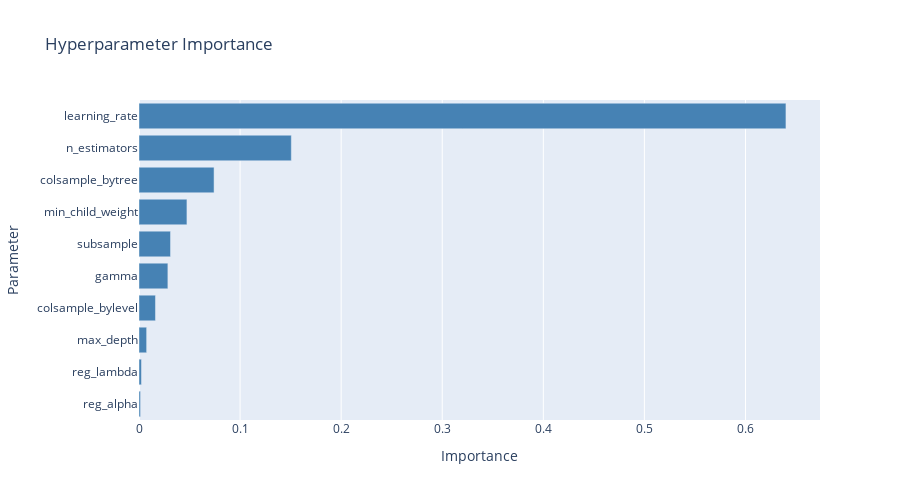

This figure's notebook cell:
### Code cell
# Plot parameter importance
fig = plot_param_importance(study)
if fig:
    fig.show()

### Figure 1 — Plotly figure (JSON) as saved in the notebook; plotly's stock layout.template omitted (floating-point values rounded to 4 significant figures)
{"data": [{"marker": {"color": "steelblue"}, "orientation": "h", "type": "bar", "x": [0.64, 0.1507, 0.07426, 0.04742, 0.03119, 0.02858, 0.01629, 0.007562, 0.002432, 0.001521], "y": ["learning_rate", "n_estimators", "colsample_bytree", "min_child_weight", "subsample", "gamma", "colsample_bylevel", "max_depth", "reg_lambda", "reg_alpha"]}], "layout": {"height": 500, "title": {"text": "Hyperparameter Importance"}, "xaxis": {"title": {"text": "Importance"}}, "yaxis": {"autorange": "reversed", "title": {"text": "Parameter"}}}}
